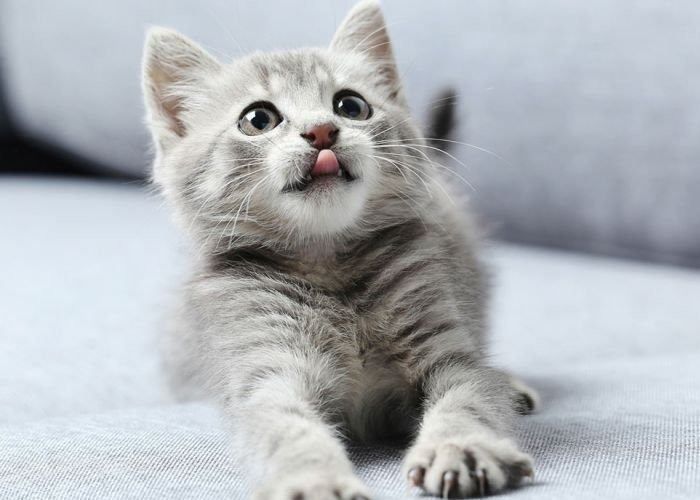
#> input picture Autonoma/Tarea 2/parte 1/images/cat1.jpg, 700 x 500 px
$ python 6-transf-espaciales.py
#> lines starting #> are read from the running program, lines starting #| are printed output that depends on the picture
# -*- coding: utf-8 -*-
# Adaptado de:
# https://docs.opencv.org/3.0-beta/doc/py_tutorials/py_imgproc/py_geometric_transformations/py_geometric_transformations.html#geometric-transformations

import cv2
import numpy as np

# Leer una imagen
I = cv2.imread('images/cat1.jpg')
#> I is the input picture: shape (500, 700, 3); mean B, G, R 184.9, 180.4, 176.4
# Tamaño de la imagen
nrows, ncols, nch = I.shape
#> nrows = 500; ncols = 700; nch = 3
print("\nIMPORTANTE: Para cerra la imagen, presionar cualquier tecla.")


# Escalar el tamaño de la imagen: cv2.resize()
# ============================================
# Interpolaciones: cv2.INTER_AREA, cv2.INTER_CUBIC, cv2.INTER_LINEAR (default)
Iescalada = cv2.resize(I, None, fx=0.5, fy=0.5, interpolation=cv2.INTER_LINEAR)
# [5 lines of commented-out code are left out]
cv2.imshow('Imagen escalada', Iescalada)
cv2.waitKey(0)


# Traslación de la imagen
# =======================
# Se puede escoger la matriz M = [1 0 tx
#                                 0 1 ty]
# Traslación
tx = 100; ty = 50
M = np.float32([[1, 0, tx], [0, 1, ty]])
Itrasl = cv2.warpAffine(I, M, (ncols,nrows))
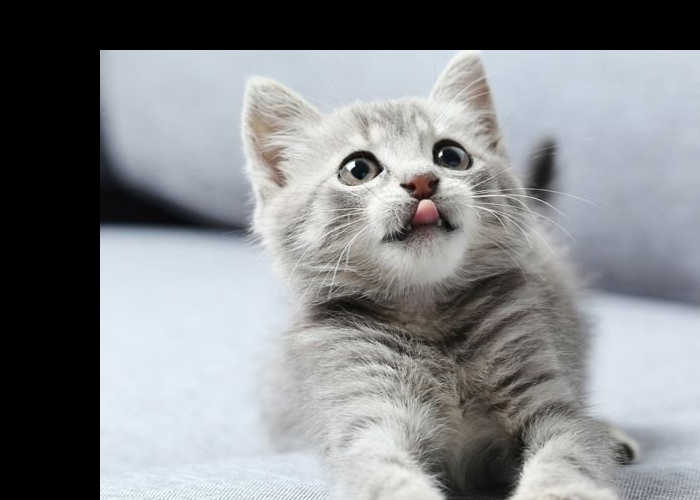
#> Itrasl: shape (500, 700, 3); mean B, G, R 138.4, 135.7, 133.1
# Mostrar el resultado
cv2.imshow('Imagen trasladada', Itrasl)
cv2.imwrite('images_trans/gato_trasl.jpg',Itrasl)
cv2.waitKey(0)
cv2.destroyAllWindows()


# Rotación de la imagen
# =====================
# Centro de la rotación y ángulo de rotación (en grados)
centro = (ncols/2, nrows/2)
#> centro = (350, 250)
angulo = 45
M = cv2.getRotationMatrix2D(centro, angulo, 1)
Irot = cv2.warpAffine(I, M, (ncols, nrows))
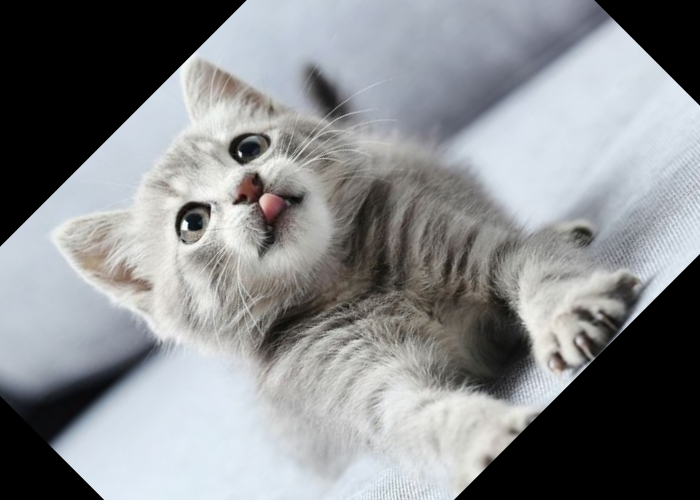
#> Irot: shape (500, 700, 3); mean B, G, R 139.7, 137.2, 134.9
cv2.imshow('Imagen rotada', Irot)
cv2.imwrite('images_trans/gato_rot.jpg',Irot)
cv2.waitKey(0)
cv2.destroyAllWindows()


# Rotación continua
# =================
rotcontinua = False
if(rotcontinua):
    ang = 0
    for i in range(360):
        M = cv2.getRotationMatrix2D((ncols/2, nrows/2), ang, 1)
        Irot = cv2.warpAffine(I, M, (ncols, nrows))
        cv2.imshow('Imagen rotada', Irot)
        cv2.waitKey(2)
        ang += 1
    cv2.destroyAllWindows()

# "Shearing"
# ===========
# Se puede usar los respectivos componentes en la matriz M
sx = 0.4
sy = 0.4
M_sx = np.array([[1.0,  sx, 0.],
                 [0.0, 1.0, 0.]])
M_sy = np.array([[1.0, 0.0, 0.],
                 [ sy, 1.0, 0.]])
# Aplicar 2 shearings
Ishear_x = cv2.warpAffine(I, M_sx, (ncols,nrows))
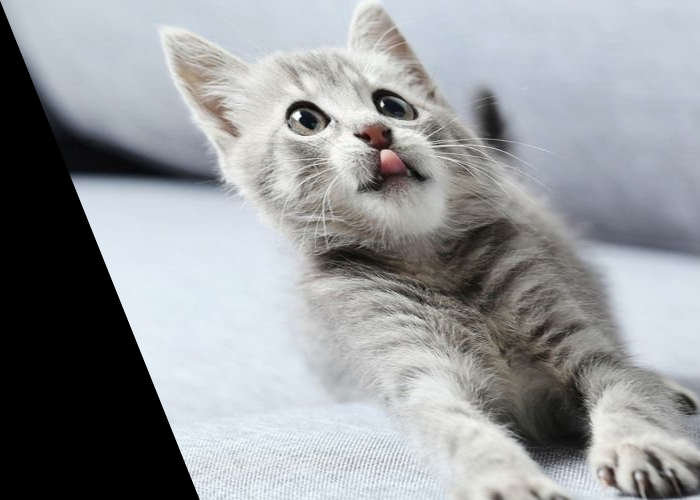
#> Ishear_x: shape (500, 700, 3); mean B, G, R 155.8, 152.7, 149.7
Ishear_y = cv2.warpAffine(I, M_sy, (ncols,nrows))
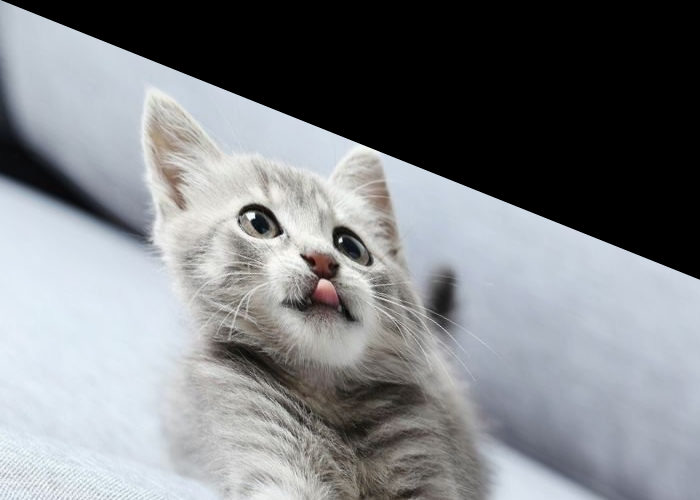
#> Ishear_y: shape (500, 700, 3); mean B, G, R 132.4, 128.9, 126
# Mostrar las imágenes resultantes
cv2.imshow('Shear en x', Ishear_x); cv2.waitKey(0)
cv2.imwrite('images_trans/gato_shearx.jpg',Ishear_x)
cv2.imshow('Shear en y', Ishear_y); cv2.waitKey(0)
cv2.imwrite('images_trans/gato_sheary.jpg',Ishear_y)
cv2.destroyAllWindows()

# Nota: si se desea encontrar M que representa la transformación afín entre
# puntos, utilizar: M = cv2.getAffineTransform(pts1,pts2), donde cada fila de
# pts contiene un punto (es un arreglo de numpy)

# Perspectiva
# ============
p1 = 0.002
p2 = 0.002
M1 = np.array([[1.0, 0.0, 0.0],
               [0.0, 1.0, 0.0],
               [ p1, 0.0, 1.0]])
M2 = np.array([[1.0, 0.0, 0.0],
               [0.0, 1.0, 0.0],
               [0.0,  p2, 1.0]])
# Aplicar las perspectivas
Ipersp1 = cv2.warpPerspective(I, M1, (ncols,nrows))
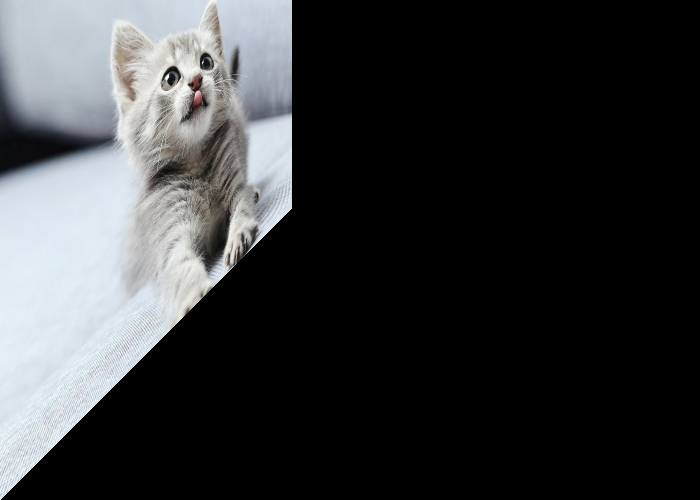
#> Ipersp1: shape (500, 700, 3); mean B, G, R 57.3, 55.8, 54.3
Ipersp2 = cv2.warpPerspective(I, M2, (ncols,nrows))
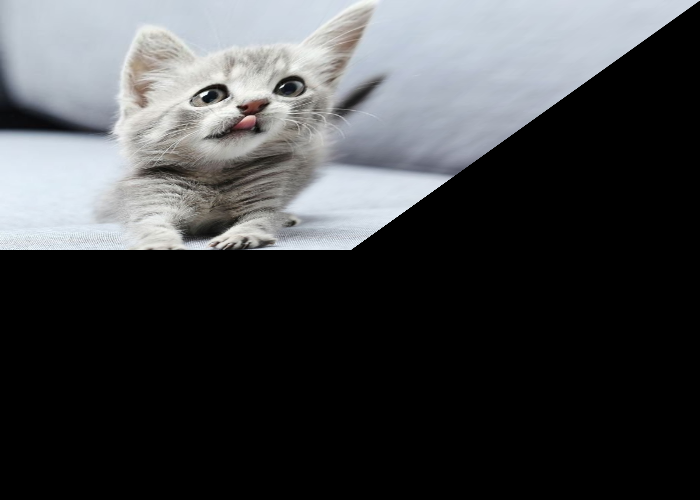
#> Ipersp2: shape (500, 700, 3); mean B, G, R 70.7, 68.7, 67
# Mostrar las imágenes resultantes
cv2.imshow('Perspectiva 1', Ipersp1); cv2.waitKey(0)
cv2.imwrite('images_trans/gato_pers1.jpg',Ipersp1)
cv2.imshow('Perspectiva 2', Ipersp2); cv2.waitKey(0)
cv2.imwrite('images_trans/gato_pers2.jpg',Ipersp2)
cv2.destroyAllWindows()

$ run again, with Autonoma/Tarea 2/parte 1/images/building.jpg copied over Autonoma/Tarea 2/parte 1/images/cat1.jpg
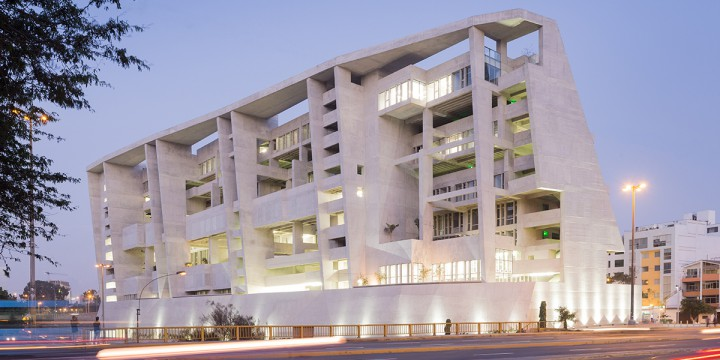
#> input picture Autonoma/Tarea 2/parte 1/images/building.jpg, 720 x 360 px
#> I is the input picture: shape (360, 720, 3); mean B, G, R 165.7, 153.2, 160.1
#> `Ishear_y = cv2.warpAffine(I, M_sy, (ncols,nrows))`:
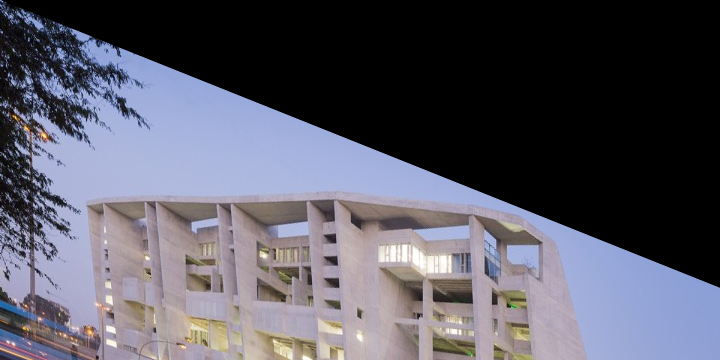
#> Ishear_y: shape (360, 720, 3); mean B, G, R 100.3, 88.4, 89.1
#> `Ipersp2 = cv2.warpPerspective(I, M2, (ncols,nrows))`:
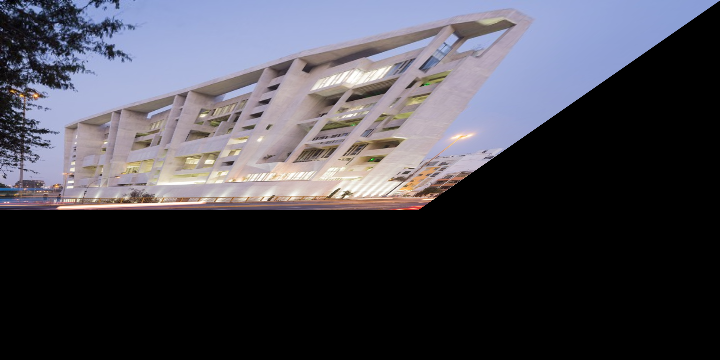
#> Ipersp2: shape (360, 720, 3); mean B, G, R 79.3, 70.3, 71.1

$ run again, with Autonoma/Tarea 2/parte 1/images/building2.jpg copied over Autonoma/Tarea 2/parte 1/images/cat1.jpg
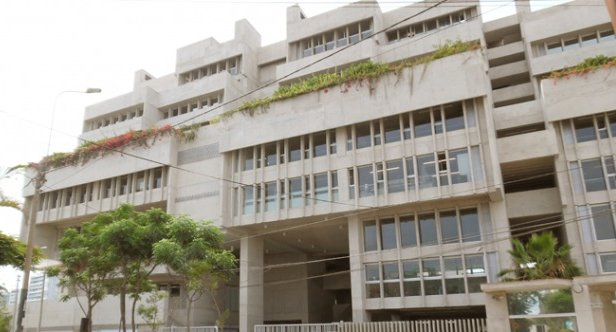
#> input picture Autonoma/Tarea 2/parte 1/images/building2.jpg, 616 x 332 px
#> I is the input picture: shape (332, 616, 3); mean B, G, R 143.4, 155.2, 160.1
#> `Ishear_y = cv2.warpAffine(I, M_sy, (ncols,nrows))`:
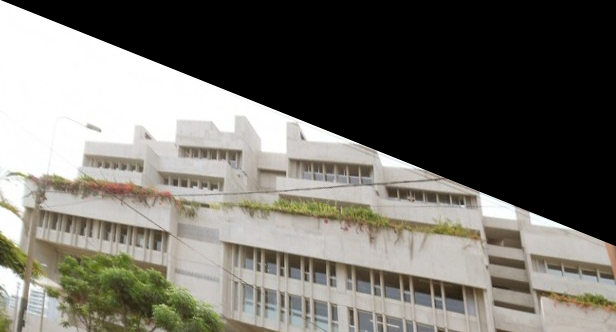
#> Ishear_y: shape (332, 616, 3); mean B, G, R 105.1, 111.9, 114.2
#> `Ipersp2 = cv2.warpPerspective(I, M2, (ncols,nrows))`:
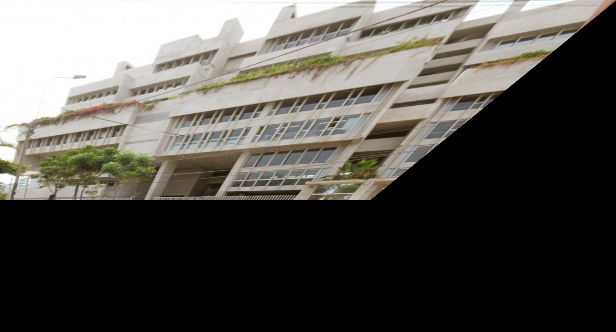
#> Ipersp2: shape (332, 616, 3); mean B, G, R 77.3, 82.1, 84.3
